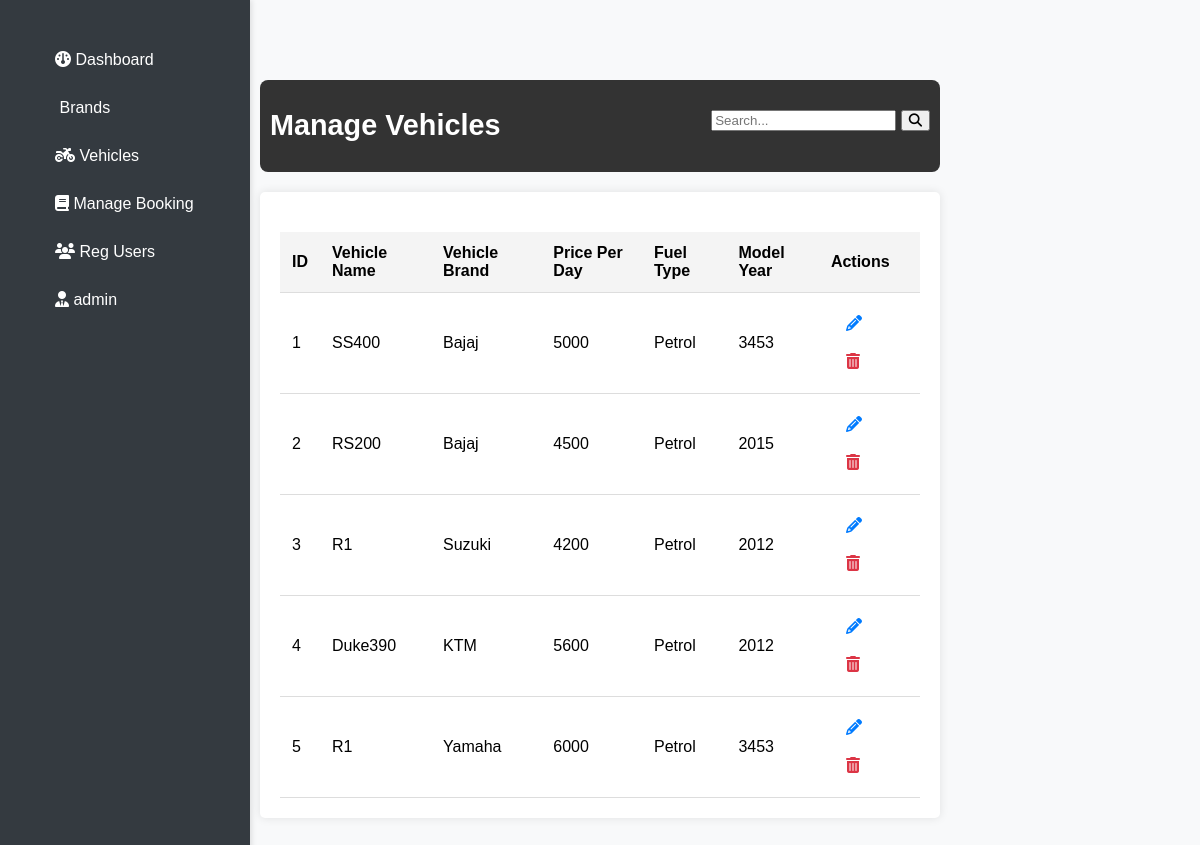
/admin/manage-vehicles.php (signed in), run on an earlier commit of the app's database.
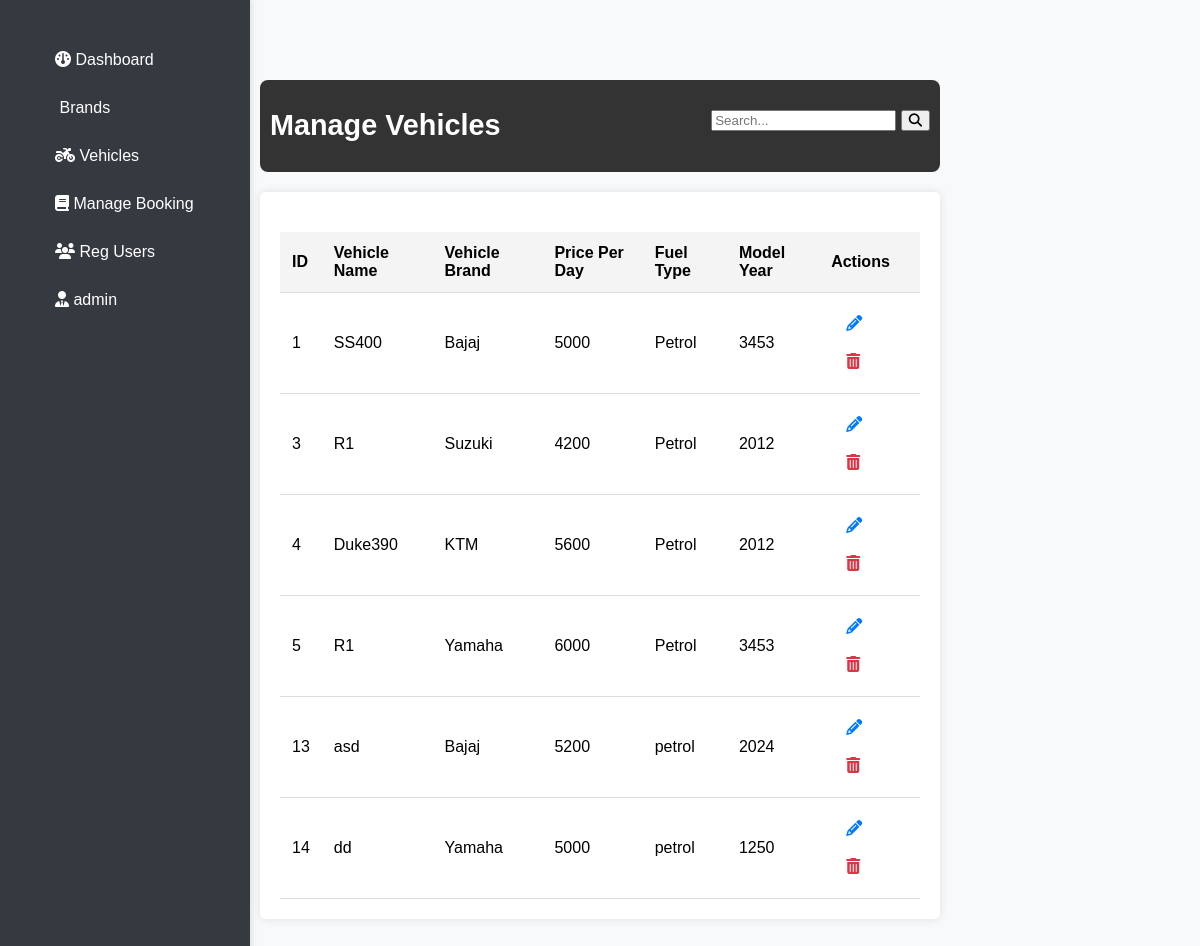
And on a later commit of the database.
### tables this page shows
CREATE TABLE `tblvehicles` (
  `id` int NOT NULL AUTO_INCREMENT,
  `VehiclesTitle` varchar(150) DEFAULT NULL,
  `VehiclesBrand` int DEFAULT NULL,
  `VehiclesOverview` longtext,
  `PricePerDay` int DEFAULT NULL,
  `FuelType` varchar(100) DEFAULT NULL,
  `ModelYear` int DEFAULT NULL,
  `SeatingCapacity` int DEFAULT NULL,
  `Vimage1` varchar(120) DEFAULT NULL,
  `Vimage2` varchar(120) DEFAULT NULL,
  `Vimage3` varchar(120) DEFAULT NULL,
  `Vimage4` varchar(120) DEFAULT NULL,
  `Vimage5` varchar(120) DEFAULT NULL,
  `RegDate` timestamp NOT NULL DEFAULT CURRENT_TIMESTAMP,
  `UpdationDate` timestamp NULL DEFAULT NULL ON UPDATE CURRENT_TIMESTAMP,
  PRIMARY KEY (`id`)
);

CREATE TABLE `tblbrands` (
  `id` int NOT NULL AUTO_INCREMENT,
  `BrandName` varchar(120) NOT NULL,
  `CreationDate` timestamp NULL DEFAULT CURRENT_TIMESTAMP,
  `UpdationDate` timestamp NULL DEFAULT NULL ON UPDATE CURRENT_TIMESTAMP,
  PRIMARY KEY (`id`)
);

### admin/manage-vehicles.php (the view, shortened to what this page needs)
<!DOCTYPE html>
<html lang="en">
<head>
    <link rel="stylesheet" href="assets/css/style.css?v=6">
    <link rel="stylesheet" href="https://cdnjs.cloudflare.com/ajax/libs/font-awesome/6.5.2/css/all.min.css" />
</head>
<body>
    <?php include("includes/header.php"); ?>
    <div class="container-manage-vehicle">
    <div class="header">
        <h1>Manage Vehicles</h1>
        <div class="search-container">
            <form action="" method="GET">
                <input type="text" id="search_term" placeholder="Search..." name="search">
                <button type="submit"><i class="fa fa-search"></i></button>
            </form>
        </div>
    </div>
    <div class="content" id="vehicle_details">
        <?php
        function generateTableRows($result, $conn) {
            if ($result->num_rows > 0) {
                echo "<table class='vehicle-table'>";
                echo "<thead>";
                echo "<tr>";
                echo "<th>ID</th>";
                echo "<th>Vehicle Name</th>";
                echo "<th>Vehicle Brand</th>";
                echo "<th>Price Per Day</th>";
                echo "<th>Fuel Type</th>";
                echo "<th>Model Year</th>";
                echo "<th>Actions</th>";
                echo "</tr>";
                echo "</thead>";
                echo "<tbody>";
                while ($row = $result->fetch_assoc()) {
                    echo "<tr>";
                    echo "<td>" . $row["id"] . "</td>";
                    echo "<td>" . $row["VehiclesTitle"] . "</td>";
                    echo "<td>" . getBrandName($row["VehiclesBrand"], $conn) . "</td>";
                    echo "<td>" . $row["PricePerDay"] . "</td>";
                    echo "<td>" . $row["FuelType"] . "</td>";
                    echo "<td>" . $row["ModelYear"] . "</td>";
                    echo "<td>";
                    echo '<a href="edit-vehicle.php?id=' . $row["id"] . '" class="action-btn edit-btn" title="Edit"><i class="fa fa-pencil-alt"></i></a>';
                    echo "<a href='javascript:void(0);' class='action-btn delete-btn' title='Delete' onclick='deleteVehicle(" . $row["id"] . ")'><i class='fa fa-trash-alt'></i></a>";
                    echo "</td>";
                    echo "</tr>";
                }
                echo "</tbody>";
                echo "</table>";
            } else {
                echo "<p>No Vehicles Found.</p>";
            }
        }
        function getBrandName($brandId, $conn) {
            $sql = "SELECT BrandName FROM tblbrands WHERE id = ?";
            $stmt = $conn->prepare($sql);
            $stmt->bind_param("i", $brandId);
            $stmt->execute();
            $stmt->bind_result($brandName);
            return $brandName;
        }
        require("includes/config.php");
        $sql = "SELECT id, VehiclesTitle, VehiclesBrand, PricePerDay, FuelType, ModelYear FROM tblvehicles";
        $result = $conn->query($sql);
        generateTableRows($result, $conn);
        ?>
    </div>
</div>
</body>
</html>

### admin/includes/header.php (shortened to what this page needs)
    <nav class="ts-sidebar">
        <ul class="ts-sidebar-menu">
            <li><a href="dashboard.php"><i class="fa fa-dashboard"></i> Dashboard</a></li>
            <li>
                <a href="#" onclick="toggleMenu('brandsMenu')"><i class="fa fa-files-o"></i> Brands</a>
            </li>
            <li>
                <a href="#" onclick="toggleMenu('vehiclesMenu')"><i class="fa fa-motorcycle" aria-hidden="true"></i> Vehicles</a>
            </li>
            <li><a href="manage-bookings.php"><i class="fa fa-book" aria-hidden="true"></i> Manage Booking</a></li>
            <li><a href="manage-users.php"><i class="fa-solid fa-users"></i> Reg Users</a></li>
            <?php if (isset($_SESSION["admin"])): ?>
                <li class="nav-item dropdown">
                    <a class="nav-link dropdown-toggle" href="#" role="button" data-toggle="dropdown" aria-haspopup="true" aria-expanded="false">
                    <i class="fa-solid fa-user-tie"></i> <?php echo $_SESSION["admin"]; ?>
                    </a>
                </li>
            <?php else: ?>
                <li class="nav-item">
                    <a class="nav-link" href="#" id="loginLink">Login</a>
                </li>
            <?php endif; ?>
        </ul>
    </nav>
    <div class="container">
    </div>
<link rel="stylesheet" href="assets/css/style.css?v=3">

### admin/assets/css/style.css (style rules this page uses)
body { font-family: Arial, sans-serif; margin: 0; padding: 0; background-color: #f8f9fa; }
ul { list-style: none; }
.ts-sidebar { width: 250px; position: fixed; top: 0; left: 0; height: 100%; background-color: #343a40; padding-top: 20px; color: white; box-shadow: 2px 0 5px rgba(0,0,0,0.1); }
.ts-sidebar .ts-sidebar-menu li { padding: 10px; text-align: left; }
.ts-sidebar .ts-sidebar-menu li a { color: white; text-decoration: none; display: block; }
.container { max-width: 1200px; margin: 0 auto; display: flex; justify-content: space-between; align-items: center; padding: 20px; }
.dropdown { position: relative; display: inline-block; }
.search-container { text-align: center; margin-bottom: 20px; }
.action-btn { display: inline-block; padding: 5px 10px; text-decoration: none; color: #333; margin-right: 5px; }
.action-btn.edit-btn { color: #007bff; }
.action-btn.delete-btn { color: #dc3545; }
.search-container { display: flex; justify-content: flex-end; margin-bottom: 10px; }
a { text-decoration: none; border-radius: 0.2rem; margin: 5px; }
.header { background-color: #333; color: #fff; padding: 10px; margin-top: 0; }
.container-manage-vehicle { width: 60%; max-width: none; padding: 20px; box-sizing: border-box; margin: 20px auto; }
.container-manage-vehicle .header { display: flex; justify-content: space-between; align-items: center; margin-bottom: 20px; border-radius: 0.5rem; }
.container-manage-vehicle .header h1 { font-size: 1.8rem; text-align: center; }
.content { background-color: #fff; padding: 20px; border-radius: 5px; box-shadow: 0 0 10px rgba(0,0,0,0.1); }
.vehicle-table { width: 100%; border-collapse: collapse; margin-top: 20px; }
.vehicle-table th, .vehicle-table td { padding: 12px; text-align: left; border-bottom: 1px solid #ddd; }
.vehicle-table th { background-color: #f4f4f4; font-weight: bold; }

What changed in the data, as far as the page shows it:
removed tblvehicles: id "2", VehiclesTitle "RS200", VehiclesBrand.BrandName "Bajaj", PricePerDay "4500", FuelType "Petrol", ModelYear "2015"
added tblvehicles: id "13", VehiclesTitle "asd", VehiclesBrand.BrandName "Bajaj", PricePerDay "5200", FuelType "petrol", ModelYear "2024"
added tblvehicles: id "14", VehiclesTitle "dd", VehiclesBrand.BrandName "Yamaha", PricePerDay "5000", FuelType "petrol", ModelYear "1250"
